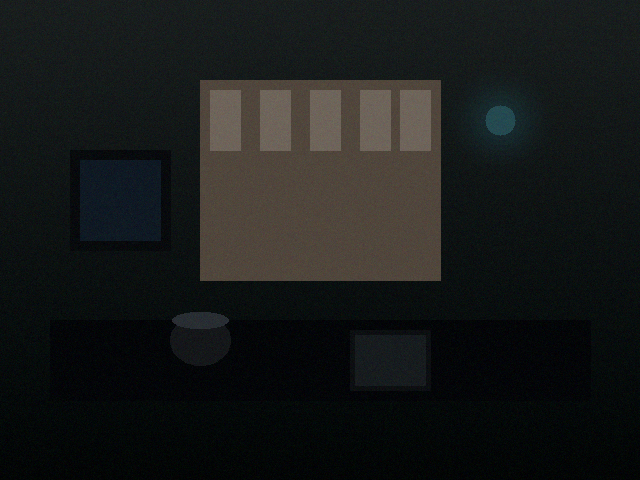
#> input picture 06-低光照处理专题/03-OpenCV低光照处理方法/test_scene_lowlight.png, 640 x 480 px
$ python -i low_light_tool.py   (imports and definitions only)
#> lines starting #> are read from the running program, lines starting #| are printed output that depends on the picture
"""
低光照增强与分割工具 —— 单核2.0GHz友好版
============================================
支持：图片处理 / 视频处理 / 实时摄像头
方法：CLAHE / Gamma / Retinex / 亮度拉伸 / Zero-DCE(可选)

用法：
    python low_light_tool.py image input.jpg -o output.jpg -m clahe
    python low_light_tool.py video input.mp4 -o output.mp4 -m clahe
    python low_light_tool.py camera -m clahe --segment
"""

import cv2
import numpy as np
import argparse
import os
import time
from pathlib import Path


# ===================== 增强方法 =====================

def enhance_clahe(img, clip_limit=3.0, tile_size=8):
    """CLAHE 增强（推荐首选）"""
    lab = cv2.cvtColor(img, cv2.COLOR_BGR2LAB)
    l, a, b = cv2.split(lab)
    clahe = cv2.createCLAHE(clipLimit=clip_limit, tileGridSize=(tile_size, tile_size))
    l_enh = clahe.apply(l)
    enhanced = cv2.merge([l_enh, a, b])
    return cv2.cvtColor(enhanced, cv2.COLOR_LAB2BGR)


# [10 lines left out: function enhance_clahe_stretch, not called in this run]


def enhance_gamma(img, gamma=0.5):
    """Gamma 校正 (gamma<1 提亮暗部)"""
    inv = 1.0 / gamma
    table = np.array([(i / 255.0) ** inv * 255 for i in range(256)], dtype=np.uint8)
    return cv2.LUT(img, table)


def enhance_gamma_clahe(img, gamma=0.6, clip_limit=3.0):
    """Gamma → CLAHE 串联"""
    img = enhance_gamma(img, gamma)
    return enhance_clahe(img, clip_limit)


# [58 lines left out: functions enhance_retinex_ssr, enhance_retinex_msr, enhance_adaptive_brightness, segment_otsu, segment_adaptive, segment_kmeans, not called in this run]


# ===================== 通用处理 =====================

ENHANCE_METHODS = {
    "clahe":         enhance_clahe,
    "clahe_stretch": enhance_clahe_stretch,
    "gamma":         enhance_gamma,
    "gamma_clahe":   enhance_gamma_clahe,
    "retinex_ssr":   enhance_retinex_ssr,
    "retinex_msr":   enhance_retinex_msr,
    "brightness":    enhance_adaptive_brightness,
}

SEGMENT_METHODS = {
    "otsu":     segment_otsu,
    "adaptive": segment_adaptive,
    "kmeans":   segment_kmeans,
}


# [280 lines left out: functions process_frame, process_image, process_video, process_camera, main, not called in this run]


# [2 lines not run here, left out]

>>> import cv2
>>> picture = cv2.imread('../03-OpenCV低光照处理方法/test_scene_lowlight.png')
#> picture is the input picture: shape (480, 640, 3); mean B, G, R 25.1, 26, 23.8
>>> result = enhance_gamma_clahe(picture)
#> in enhance_gamma, `return cv2.LUT(img, table)`:
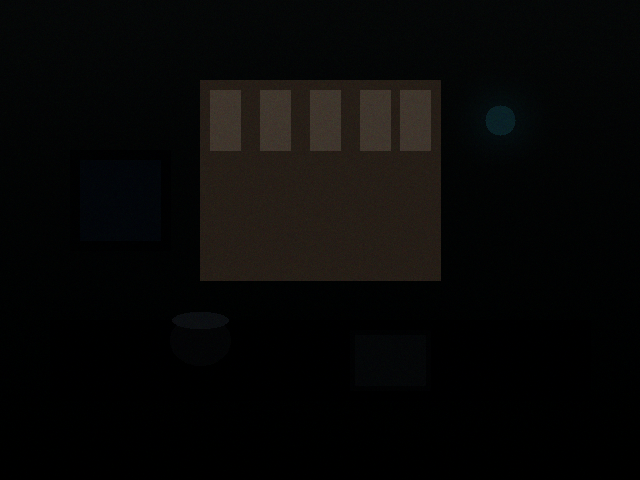
#> returned value: shape (480, 640, 3); mean of channels 0, 1, 2 6.8, 7.7, 7.9; drawn as B, G, R
#> in enhance_clahe, `lab = cv2.cvtColor(img, cv2.COLOR_BGR2LAB)`: lab: shape (480, 640, 3); mean of channels 0, 1, 2 7, 128, 128.8
#> in enhance_clahe, `l, a, b = cv2.split(lab)`:
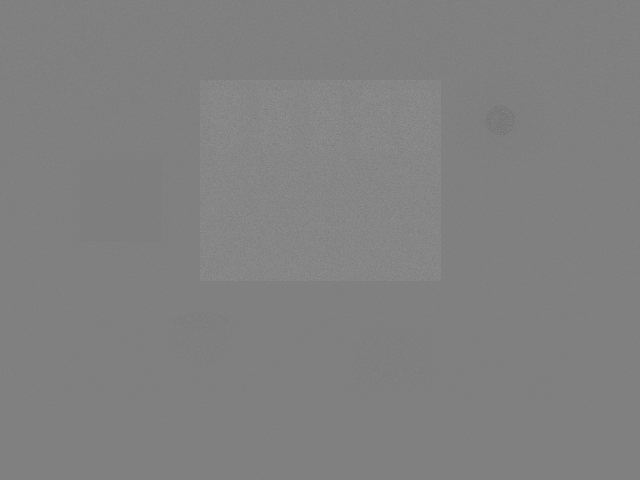
#> b: shape (480, 640); min 115, max 146, mean 128.8
#> in enhance_clahe, `l_enh = clahe.apply(l)`:
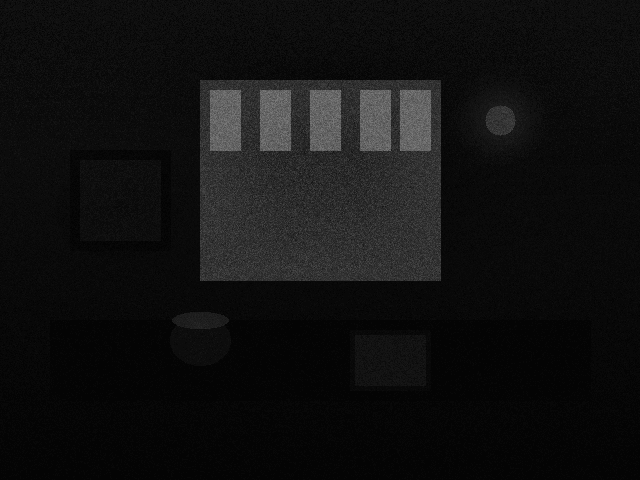
#> l_enh: shape (480, 640); min 1, max 126, mean 16.8
#> in enhance_clahe, `enhanced = cv2.merge([l_enh, a, b])`: enhanced: shape (480, 640, 3); mean of channels 0, 1, 2 16.8, 128, 128.8
